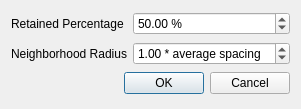
<?xml version="1.0" encoding="UTF-8"?>
<ui version="4.0">
 <class>WLOPRegularizationAndSimplificationDialog</class>
 <widget class="QDialog" name="WLOPRegularizationAndSimplificationDialog">
  <property name="geometry">
   <rect>
    <x>0</x>
    <y>0</y>
    <width>292</width>
    <height>109</height>
   </rect>
  </property>
  <property name="windowTitle">
   <string>WLOP Simplification and Regularization</string>
  </property>
  <layout class="QGridLayout">
   <item row="0" column="0">
    <widget class="QLabel" name="label_2">
     <property name="text">
      <string>Retained Percentage</string>
     </property>
    </widget>
   </item>
   <item row="0" column="1">
    <widget class="QDoubleSpinBox" name="m_retainedPercentage">
     <property name="suffix">
      <string> %</string>
     </property>
     <property name="decimals">
      <number>2</number>
     </property>
     <property name="minimum">
      <double>0.100000000000000</double>
     </property>
     <property name="maximum">
      <double>100.000000000000000</double>
     </property>
     <property name="singleStep">
      <double>0.100000000000000</double>
     </property>
     <property name="value">
      <double>50.000000000000000</double>
     </property>
    </widget>
   </item>
   <item row="1" column="0">
    <widget class="QLabel" name="label_3">
     <property name="text">
      <string>Neighborhood Radius</string>
     </property>
    </widget>
   </item>
   <item row="1" column="1">
    <widget class="QDoubleSpinBox" name="m_neighborhoodRadius">
     <property name="suffix">
      <string> * average spacing</string>
     </property>
     <property name="decimals">
      <number>2</number>
     </property>
     <property name="minimum">
      <double>0.100000000000000</double>
     </property>
     <property name="maximum">
      <double>10.000000000000000</double>
     </property>
     <property name="singleStep">
      <double>0.100000000000000</double>
     </property>
     <property name="value">
      <double>1.000000000000000</double>
     </property>
    </widget>
   </item>
   <item row="2" column="0" colspan="2">
    <widget class="QDialogButtonBox" name="buttonBox">
     <property name="orientation">
      <enum>Qt::Horizontal</enum>
     </property>
     <property name="standardButtons">
      <set>QDialogButtonBox::Cancel|QDialogButtonBox::Ok</set>
     </property>
    </widget>
   </item>
  </layout>
 </widget>
 <resources/>
 <connections>
  <connection>
   <sender>buttonBox</sender>
   <signal>accepted()</signal>
   <receiver>WLOPRegularizationAndSimplificationDialog</receiver>
   <slot>accept()</slot>
   <hints>
    <hint type="sourcelabel">
     <x>248</x>
     <y>254</y>
    </hint>
    <hint type="destinationlabel">
     <x>157</x>
     <y>274</y>
    </hint>
   </hints>
  </connection>
  <connection>
   <sender>buttonBox</sender>
   <signal>rejected()</signal>
   <receiver>WLOPRegularizationAndSimplificationDialog</receiver>
   <slot>reject()</slot>
   <hints>
    <hint type="sourcelabel">
     <x>316</x>
     <y>260</y>
    </hint>
    <hint type="destinationlabel">
     <x>286</x>
     <y>274</y>
    </hint>
   </hints>
  </connection>
 </connections>
</ui>
